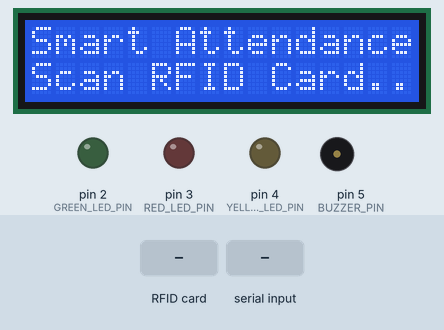
This sketch was run on a simulated Arduino Uno, built with avr-gcc and run on an emulated ATmega328P. Parts: 16×2 character LCD, output pins drawn as LEDs (lit = HIGH), buzzer (waves = sounding, pin HIGH). Inputs (shaded band) come from the test bench. Pins used as bus, display or sensor lines are not drawn; what the sketch prints to the serial monitor is not drawn.

Above: at 1.3 s.
1.4 s: RFID card 5E 7A 19 C4 held to the reader
At 2.3 s:
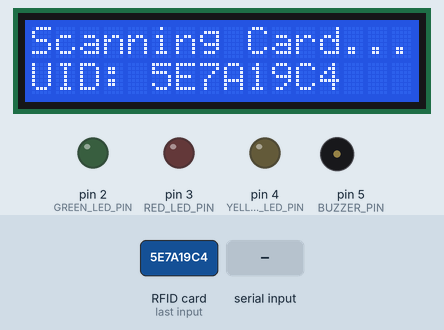
2.9 s: "OK:\n" received over Serial
At 3.01 s:
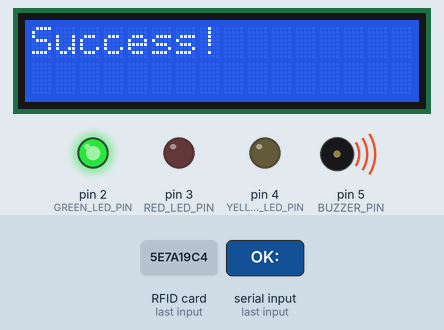
At 3.7 s:
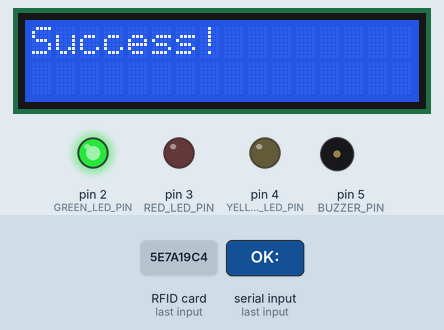
Timing chart, 0 to 5.9 s (numbered marks = the images above; inputs shaded):
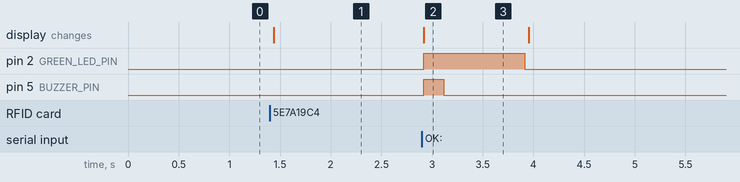

The sketch:

rfid_scanner.ino
```cpp
/**
 * Smart Biometric RFID Attendance System - Arduino Sketch
 *
 * Hardware Connection Guide:
 *
 * 1. MFRC522 RFID Reader:
 *    - SDA (SS)  -> Pin 10
 *    - SCK       -> Pin 13
 *    - MOSI      -> Pin 11
 *    - MISO      -> Pin 12
 *    - IRQ       -> Not Connected
 *    - GND       -> GND
 *    - RST       -> Pin 9
 *    - 3.3V      -> 3.3V (Do NOT connect to 5V!)
 *
 * 2. 16x2 I2C LCD Display:
 *    - GND       -> GND
 *    - VCC       -> 5V
 *    - SDA       -> Pin A4 (or dedicated SDA pin)
 *    - SCL       -> Pin A5 (or dedicated SCL pin)
 *
 * 3. Indicators:
 *    - Green LED -> Pin 2 (Success indicator)
 *    - Red LED   -> Pin 3 (Error/Unregistered indicator)
 *    - Yellow LED-> Pin 4 (Duplicate scan indicator)
 *    - Buzzer    -> Pin 5 (Acoustic feedback)
 */

#include <SPI.h>
#include <MFRC522.h>
#include <Wire.h>
#include <LiquidCrystal_I2C.h>

// RFID Pin Configuration
#define RST_PIN         9
#define SS_PIN          10

// Pin Configurations
#define GREEN_LED_PIN   2
#define RED_LED_PIN     3
#define YELLOW_LED_PIN  4
#define BUZZER_PIN      5

// Initialize RFID and LCD Instances
MFRC522 mfrc522(SS_PIN, RST_PIN);
LiquidCrystal_I2C lcd(0x27, 16, 2); // I2C address 0x27, 16 columns, 2 rows

void setup() {
  // Initialize Serial communication (9600 Baud)
  Serial.begin(9600);
  while (!Serial); // Wait for serial connection to establish

  // Initialize SPI bus
  SPI.begin();

  // Initialize RFID Reader
  mfrc522.PCD_Init();

  // Initialize LCD Display
  lcd.init();
  lcd.backlight();

  // Pin Modes
  pinMode(GREEN_LED_PIN, OUTPUT);
  pinMode(RED_LED_PIN, OUTPUT);
  pinMode(YELLOW_LED_PIN, OUTPUT);
  pinMode(BUZZER_PIN, OUTPUT);

  // Turn off all indicators
  digitalWrite(GREEN_LED_PIN, LOW);
  digitalWrite(RED_LED_PIN, LOW);
  digitalWrite(YELLOW_LED_PIN, LOW);
  digitalWrite(BUZZER_PIN, LOW);

  // Ready message
  showDefaultMessage();
}

void loop() {
  // Look for new RFID cards
  if ( ! mfrc522.PICC_IsNewCardPresent()) {
    return;
  }

  // Select one of the cards
  if ( ! mfrc522.PICC_ReadCardSerial()) {
    return;
  }

  // Read card UID and convert to Hex string
  String uidStr = "";
  for (byte i = 0; i < mfrc522.uid.size; i++) {
    if (mfrc522.uid.uidByte[i] < 0x10) {
      uidStr += "0";
    }
    uidStr += String(mfrc522.uid.uidByte[i], HEX);
  }
  uidStr.toUpperCase();

  // Halt PICC
  mfrc522.PICC_HaltA();

  // Update LCD to show communication state
  lcd.clear();
  lcd.setCursor(0, 0);
  lcd.print("Scanning Card...");
  lcd.setCursor(0, 1);
  lcd.print("UID: " + uidStr);

  // Send UID over serial to Express server
  Serial.println("UID:" + uidStr);

  // Wait for the backend response over Serial (blocking read with 3s timeout)
  unsigned long startTimeout = millis();
  String response = "";
  bool gotResponse = false;

  while (millis() - startTimeout < 3000) {
    if (Serial.available() > 0) {
      response = Serial.readStringUntil('\n');
      response.trim();
      gotResponse = true;
      break;
    }
  }

  if (gotResponse) {
    processResponse(response);
  } else {
    // Timeout error
    lcd.clear();
    lcd.setCursor(0, 0);
    lcd.print("Server Timeout!");
    lcd.setCursor(0, 1);
    lcd.print("Try Again.");

    // Play error sound/LED
    triggerIndicator(RED_LED_PIN, 1000, 1);
    showDefaultMessage();
  }
}

// Display standby message
void showDefaultMessage() {
  lcd.clear();
  lcd.setCursor(0, 0);
  lcd.print("Smart Attendance");
  lcd.setCursor(0, 1);
  lcd.print("Scan RFID Card...");
}

// Process feedback sent from Node/Express server
void processResponse(String response) {
  lcd.clear();

  if (response.startsWith("OK:")) {
    // Success: Format "OK:Student Name:Check-in Time"
    int firstSeparator = response.indexOf(':', 3);
    String studentName = response.substring(3, firstSeparator);
    String checkinTime = response.substring(firstSeparator + 1);

    lcd.setCursor(0, 0);
    lcd.print("Success!");
    lcd.setCursor(0, 1);
    lcd.print(studentName.substring(0, 16)); // Limit to 16 chars

    // Visual & Audio Feedback: Green LED ON, Short Beep
    digitalWrite(GREEN_LED_PIN, HIGH);
    digitalWrite(BUZZER_PIN, HIGH);
    delay(200);
    digitalWrite(BUZZER_PIN, LOW);
    delay(800);
    digitalWrite(GREEN_LED_PIN, LOW);

  } else if (response.startsWith("DUP:")) {
    // Duplicate: Format "DUP:Message"
    String msg = response.substring(4);

    lcd.setCursor(0, 0);
    lcd.print("Already Scanned");
    lcd.setCursor(0, 1);
    lcd.print(msg.substring(0, 16));

    // Visual & Audio Feedback: Yellow LED ON, Double Beep
    digitalWrite(YELLOW_LED_PIN, HIGH);
    for (int i = 0; i < 2; i++) {
      digitalWrite(BUZZER_PIN, HIGH);
      delay(100);
      digitalWrite(BUZZER_PIN, LOW);
      delay(80);
    }
    delay(640);
    digitalWrite(YELLOW_LED_PIN, LOW);

  } else if (response.startsWith("ERR:")) {
    // Error: Format "ERR:Reason"
    String reason = response.substring(4);

    lcd.setCursor(0, 0);
    lcd.print("Access Denied");
    lcd.setCursor(0, 1);
    lcd.print(reason.substring(0, 16));

    // Visual & Audio Feedback: Red LED ON, Long Beep
    digitalWrite(RED_LED_PIN, HIGH);
    digitalWrite(BUZZER_PIN, HIGH);
    delay(1000);
    digitalWrite(BUZZER_PIN, LOW);
    digitalWrite(RED_LED_PIN, LOW);

  } else {
    // Unknown server payload
    lcd.setCursor(0, 0);
    lcd.print("Comm Error");
    lcd.setCursor(0, 1);
    lcd.print(response.substring(0, 16));

    digitalWrite(RED_LED_PIN, HIGH);
    delay(1000);
    digitalWrite(RED_LED_PIN, LOW);
  }

  // Restore standby screen
  showDefaultMessage();
}

// Helper to flash an LED and beep the buzzer
void triggerIndicator(int ledPin, int duration, int count) {
  for (int i = 0; i < count; i++) {
    digitalWrite(ledPin, HIGH);
    digitalWrite(BUZZER_PIN, HIGH);
    delay(duration / (count * 2));
    digitalWrite(BUZZER_PIN, LOW);
    digitalWrite(ledPin, LOW);
    delay(duration / (count * 2));
  }
}
```

Measured:
- after the input at 1.4 s, the display: changes at once (image 1)
- after the input at 2.9 s, pin 2 (GREEN_LED_PIN): LOW → HIGH at once, → LOW 1.0 s later; pin 3 (RED_LED_PIN): stays LOW (without the input it goes to HIGH after 1.6 s); the display: changes at once (image 2)
- what the display in image 2 shows lasts 1.1 s, from 2.9 s to 4.0 s
